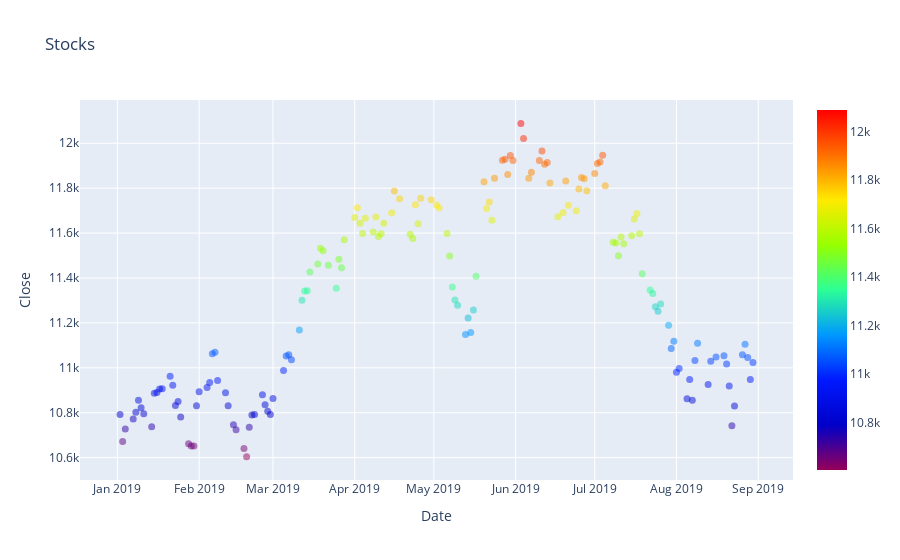

Notebook code for this chart:
### Code cell
offline.iplot(fig)

### Figure 1 — Plotly figure (JSON) as saved in the notebook; plotly's stock layout.template omitted (floating-point values rounded to 4 significant figures; data arrays with more than 128 entries replaced by an {"elided": "..."} marker saying what was removed)
{"data": [{"marker": {"color": {"elided": "161 float values"}, "colorscale": [[0, "rgb(150,0,90)"], [0.125, "rgb(0,0,200)"], [0.25, "rgb(0,25,255)"], [0.375, "rgb(0,152,255)"], [0.5, "rgb(44,255,150)"], [0.625, "rgb(151,255,0)"], [0.75, "rgb(255,234,0)"], [0.875, "rgb(255,111,0)"], [1, "rgb(255,0,0)"]], "opacity": 0.5, "showscale": true, "size": 7}, "mode": "markers", "text": {"elided": "161 float values"}, "type": "scatter", "x": {"elided": "161 str values"}, "y": {"elided": "161 float values"}}], "layout": {"hovermode": "closest", "title": {"text": "Stocks"}, "xaxis": {"title": {"text": "Date"}}, "yaxis": {"title": {"text": "Close"}}}}
